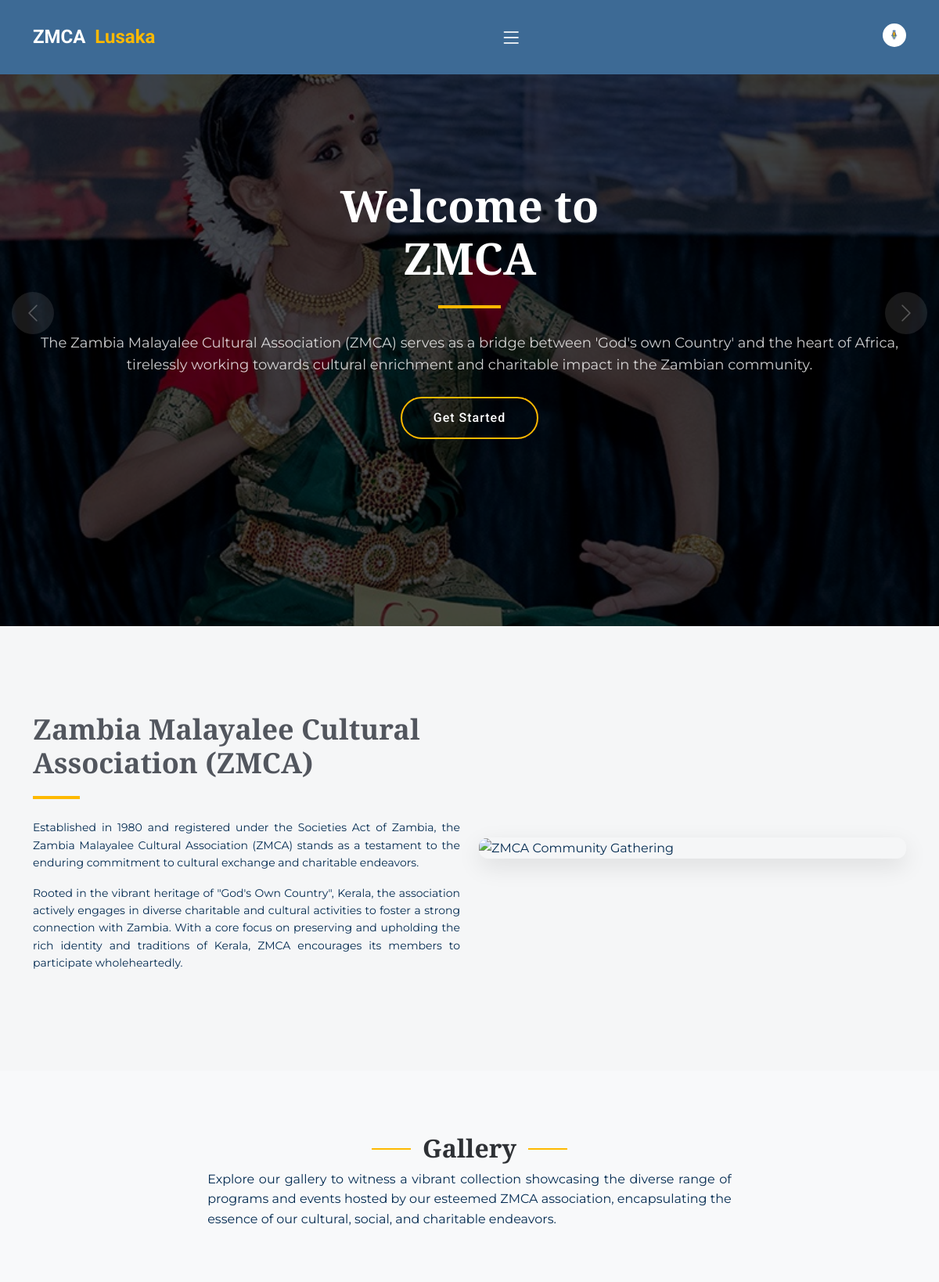
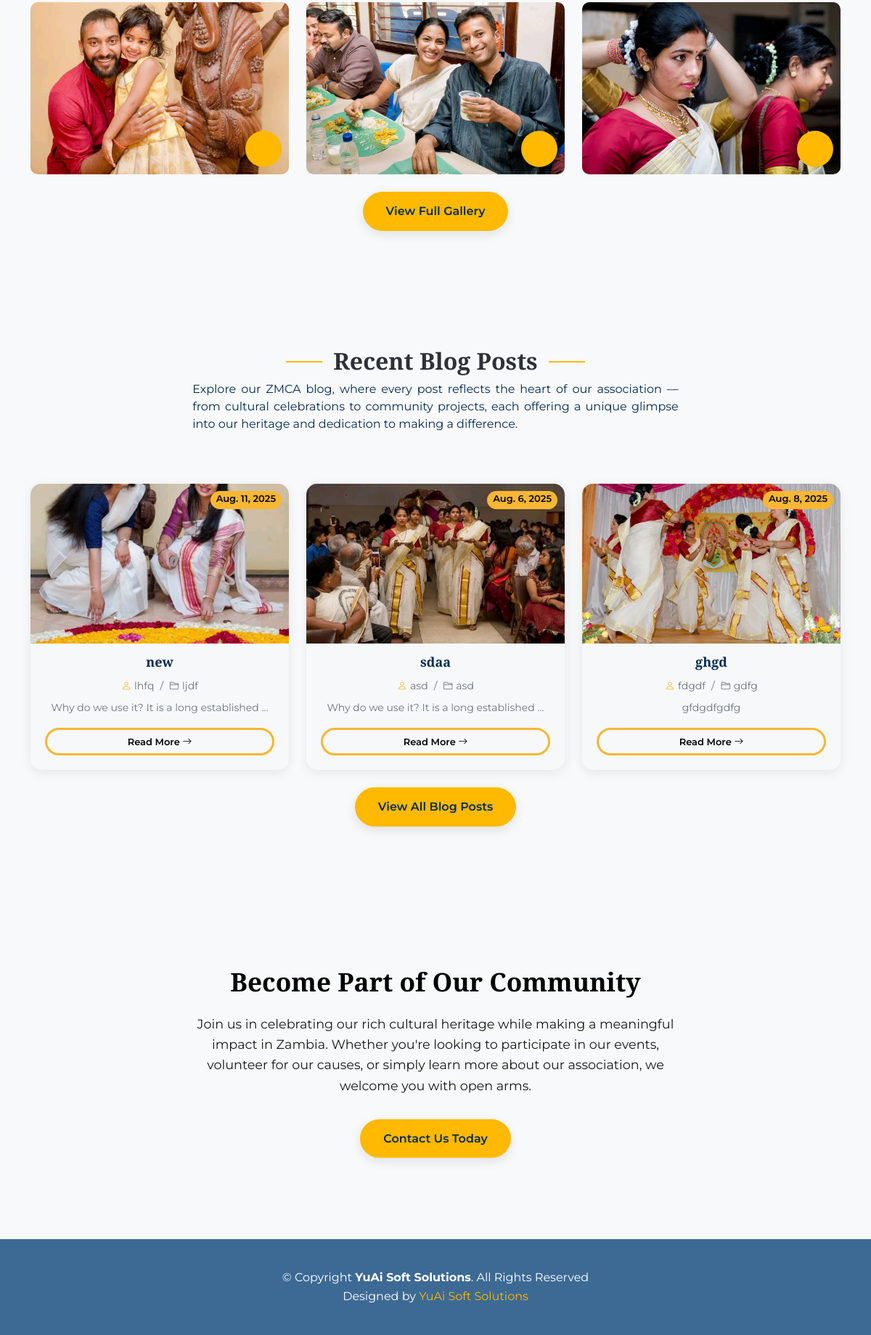
The page / on the database its author committed (2 pictures, top to bottom).
### zmcaadmin/models.py (models this page shows, shortened)
class CarouselImage(models.Model):
    STATUS_CHOICES = (
        ('Active', 'Active'),
        ('Inactive', 'Inactive'),
    )
    title = models.CharField(max_length=100)
    image = models.ImageField(upload_to='carousel_images/')
    status = models.CharField(max_length=10, choices=STATUS_CHOICES, default='Active')

class GalleryItem(models.Model):
    id = models.AutoField(primary_key=True)
    title = models.CharField(max_length=100)
    image = models.ImageField(upload_to='images/')
    description = models.TextField()
    timestamp = models.DateTimeField(auto_now_add=True)
    status = models.CharField(max_length=20)

class Blog(models.Model):
    id = models.AutoField(primary_key=True)
    image = models.ImageField(upload_to='blog_images/')
    title = models.CharField(max_length=100)
    subtitle = models.CharField(max_length=200)
    description = models.TextField()
    date = models.DateField()
    timestamp = models.DateTimeField(auto_now_add=True)
    author_name = models.CharField(max_length=100)
    DRAFT = 'Draft'
    PUBLISHED = 'Published'
    STATUS_CHOICES = [
        (DRAFT, 'Draft'),
        (PUBLISHED, 'Published'),
    ]
    status = models.CharField(max_length=20, choices=STATUS_CHOICES, default=DRAFT)

### zmcaadmin/views.py (the view)
# urls.py: path('', views.index, name='index'),
def index(request):
    current_date = timezone.now()
    current_month_start = datetime(current_date.year, current_date.month, 1)
    current_month_end = datetime(current_date.year, current_date.month + 1, 1) - timedelta(days=1)
    blog_items = Blog.objects.filter(date__range=[current_month_start, current_month_end])
    published_posts = Blog.objects.filter(status='Published').order_by('-timestamp')[:3]
    latest_gallery_items = GalleryItem.objects.order_by('-timestamp')[:9]
    committee_members = CommitteeMember.objects.filter(status='Active')
    carousel_images = CarouselImage.objects.filter(status='Active')
    context = {'published_posts': published_posts,
               'latest_gallery_items':latest_gallery_items,
               'committee_members':committee_members,'carousel_images': carousel_images}
    return render(request, 'landing/index.html', context)

### templates/landing/index.html (shortened to what this page needs)
{% extends 'landing/fcbase.html' %}
{% load static %}
{% block content %}
<link rel="stylesheet" type="text/css" href="{% static 'css/main.css' %}">
<link rel="stylesheet" href="https://cdnjs.cloudflare.com/ajax/libs/intl-tel-input/17.0.8/css/intlTelInput.css">
<section id="hero" class="hero">
  <div class="info d-flex align-items-center">
    <div class="container">
      <div class="row justify-content-center">
        <div class="col-lg-12 text-center">
          <h2>Welcome to <br>ZMCA</h2>
          <p data-aos="fade-up">
            The Zambia Malayalee Cultural Association (ZMCA) serves as a bridge between 'God's own Country' and the heart of Africa, tirelessly working towards cultural enrichment and charitable impact in the Zambian community.
          </p>
          <a data-aos="fade-up" data-aos-delay="200" href="#get-started" class="btn-get-started">Get Started</a>
        </div>
      </div>
    </div>
  </div>
  <div id="hero-carousel" class="carousel slide" data-bs-ride="carousel" data-bs-interval="5000">
    {% for image in carousel_images %}
    <div class="carousel-item {% if forloop.first %}active{% endif %}">
      <img src="{{ image.image.url }}" class="d-block w-100" alt="{{ image.title }}">
    </div>
    {% endfor %}
    <a class="carousel-control-prev" href="#hero-carousel" role="button" data-bs-slide="prev">
      <span class="carousel-control-prev-icon bi bi-chevron-left" aria-hidden="true"></span>
    </a>
    <a class="carousel-control-next" href="#hero-carousel" role="button" data-bs-slide="next">
      <span class="carousel-control-next-icon bi bi-chevron-right" aria-hidden="true"></span>
    </a>
  </div>
</section>
<main id="main">
  <section id="get-started" class="get-started section-bg zoom-effect">
    <div class="container">
      <div class="row align-items-center gy-5">
        <div class="col-lg-6" data-aos="fade-up">
          <div class="content">
            <h3 class="custom-h3">Zambia Malayalee Cultural Association (ZMCA)</h3>
            <div class="animated-paragraph">
              <p style="text-align: justify;">
                Established in 1980 and registered under the Societies Act of Zambia, the Zambia Malayalee Cultural Association (ZMCA) stands as a testament to the enduring commitment to cultural exchange and charitable endeavors.
              </p>
              <p style="text-align: justify;">
                Rooted in the vibrant heritage of "God's Own Country", Kerala, the association actively engages in diverse charitable and cultural activities to foster a strong connection with Zambia. With a core focus on preserving and upholding the rich identity and traditions of Kerala, ZMCA encourages its members to participate wholeheartedly.
              </p>
            </div>
          </div>
        </div>
        <div class="col-lg-6 d-flex justify-content-center" data-aos="fade-left">
          <div class="image-section">
            <img src="{% static 'img/peoplei.jpg' %}" alt="ZMCA Community Gathering">
          </div>
        </div>
      </div>
    </div>
  </section>
<section id="projects" class="projects">
  <div class="container" data-aos="fade-up">
    <div class="section-header">
      <h2>Gallery</h2>
      <p style="text-align: justify;">
        Explore our gallery to witness a vibrant collection showcasing the diverse range of programs and events hosted by our esteemed ZMCA association, encapsulating the essence of our cultural, social, and charitable endeavors.
      </p>
    </div>
    <div class="row gy-4 portfolio-container">
      {% for item in latest_gallery_items|slice:":3" %}
      <div class="col-xl-4 col-md-6 post-item" data-aos="fade-up" data-aos-delay="100">
        <div class="portfolio-content">
          <img src="{{ item.image.url }}" class="img-fluid portfolio-image" alt="{{ item.title }}">
          <span class="yellow-dot"></span>
        </div>
      </div>
      {% endfor %}
    </div>
    <div class="text-center mt-4">
      <a href="{% url 'gallerycommon' %}" class="cta-button">View Full Gallery</a>
    </div>
  </div>
</section>
<section id="recent-blog-posts" class="recent-blog-posts">
  <div class="container" data-aos="fade-up">
    <div class="section-header">
      <h2 class="text-center">Recent Blog Posts</h2>
      <p style="text-align: justify; line-height: 1.5;">
        Explore our ZMCA blog, where every post reflects the heart of our association — from cultural celebrations to community projects, each offering a unique glimpse into our heritage and dedication to making a difference.
      </p>
    </div>
    <div class="row gy-4">
      {% for blog in published_posts|slice:":3" %}
        {% if blog.status == 'Published' %}
          <div class="col-xl-4 col-md-6">
            <div class="blog-card zoom-effect">
              <div class="blog-card-img">
                <img src="{{ blog.image.url }}" alt="{{ blog.title }}">
                <span class="post-date">{{ blog.date }}</span>
              </div>
              <div class="blog-card-content">
                <h3 class="post-title">{{ blog.title|truncatewords:5 }}</h3>
                <div class="meta d-flex justify-content-center align-items-center flex-wrap small text-muted mb-2">
                  <span><i class="bi bi-person me-1" style="color: var(--accent);"></i>{{ blog.author_name }}</span>
                  <span class="mx-2">/</span>
                  <span><i class="bi bi-folder2 me-1"></i>{{ blog.subtitle|truncatewords:4 }}</span>
                </div>
                <p class="text-muted small">{{ blog.description|truncatewords:10 }}</p>
                <a href="{% url 'blogsdetail' blog.id %}" class="readmore">Read More <i class="bi bi-arrow-right"></i></a>
              </div>
            </div>
          </div>
        {% endif %}
      {% endfor %}
    </div>
    <div class="text-center mt-4">
      <a href="{% url 'blogs' %}" class="cta-button">View All Blog Posts</a>
    </div>
  </div>
</section>
  <section class="cta-section">
    <div class="container">
      <div class="cta-content">
        <h2 class="cta-title">Become Part of Our Community</h2>
        <p class="cta-text">
          Join us in celebrating our rich cultural heritage while making a meaningful impact in Zambia. Whether you're looking to participate in our events, volunteer for our causes, or simply learn more about our association, we welcome you with open arms.
        </p>
        <a href="{% url 'contactus' %}" class="cta-button">Contact Us Today</a>
      </div>
    </div>
  </section>
</main>
{% endblock %}

### static/css/main.css (style rules this page uses)
:root { --font-default: "Open Sans", system-ui, -apple-system, "Segoe UI", Roboto, "Helvetica Neue", Arial, "Noto Sans", "Liberation Sans", sans-serif, "Apple Color Emoji", "Segoe UI Emoji", "Segoe UI Symbol", "Noto Color Emoji"; --font-primary: "Roboto", sans-serif; --font-secondary: "Work Sans", sans-serif; }
:root { --color-default: #364d59; --color-primary: #feb900; --color-secondary: #52565e; }
:root { scroll-behavior: smooth; }
body { font-family: var(--font-default); color: var(--color-default); overflow-x: hidden; }
a { color: var(--color-primary); text-decoration: none; }
h1, h2, h3, h4, h5, h6 { font-family: var(--font-primary); }
section { padding: 80px 0; overflow: hidden; }
.section-bg { background-color: #f5f6f7; }
.section-header { text-align: center; padding-bottom: 70px; }
.section-header h2 { font-size: 32px; font-weight: 700; position: relative; color: #2e3135; }
.section-header h2:before, .section-header h2:after { content: ""; width: 50px; height: 2px; background: var(--color-primary); display: inline-block; }
.section-header h2:before { margin: 0 15px 10px 0; }
.section-header h2:after { margin: 0 0 10px 15px; }
.section-header p { margin: 0 auto 0 auto; }
@media (min-width: 1199px) { .section-header p { max-width: 60%; } }
.get-started .content { padding: 30px 0; }
.get-started .content h3 { font-size: 36px; color: var(--color-secondary); font-weight: 600; margin-bottom: 25px; padding-bottom: 25px; position: relative; }
.get-started .content h3:after { content: ""; position: absolute; display: block; width: 60px; height: 4px; background: var(--color-primary); left: 0; bottom: 0; }
.get-started .content p { font-size: 14px; }
.projects .portfolio-content { position: relative; overflow: hidden; }
.projects .portfolio-content img { transition: 0.3s; }
.hero { overflow-x: hidden; padding: 0; }
.hero .carousel { width: 100%; min-height: 100vh; padding: 80px 0; margin: 0; position: relative; }
.hero .carousel-item { position: absolute; inset: 0; background-size: cover; background-position: center; background-repeat: no-repeat; overflow: hidden; z-index: 1; transition-duration: 0.4s; }
.hero .carousel-item::before { content: ""; background-color: rgba(0, 0, 0, 0.7); position: absolute; inset: 0; }
.hero .info { position: absolute; inset: 0; z-index: 2; }
.hero .info h2 { color: #fff; margin-bottom: 30px; padding-bottom: 30px; font-size: 56px; font-weight: 700; position: relative; }
.hero .info h2:after { content: ""; position: absolute; display: block; width: 80px; height: 4px; background: var(--color-primary); left: 0; right: 0; bottom: 0; margin: auto; }
.hero .info p { color: rgba(255, 255, 255, 0.8); font-size: 18px; }
.hero .info .btn-get-started { font-family: var(--font-primary); font-weight: 500; font-size: 16px; letter-spacing: 1px; display: inline-block; padding: 12px 40px; border-radius: 50px; transition: 0.5s; margin: 10px; color: #fff; border: 2px solid var(--color-primary); }
.hero .carousel-control-prev { justify-content: start; }
@media (min-width: 640px) { .hero .carousel-control-prev { padding-left: 15px; } }
.hero .carousel-control-next { justify-content: end; }
@media (min-width: 640px) { .hero .carousel-control-next { padding-right: 15px; } }
.hero .carousel-control-next-icon, .hero .carousel-control-prev-icon { background: none; font-size: 26px; line-height: 0; background: rgba(255, 255, 255, 0.2); color: rgba(255, 255, 255, 0.6); border-radius: 50px; width: 54px; height: 54px; display: flex; align-items: center; justify-content: center; }
.hero .carousel-control-prev, .hero .carousel-control-next { z-index: 3; transition: 0.3s; }

### rows shown on the page
CarouselImage: image (picture)
GalleryItem: image (picture)
GalleryItem: image (picture)
GalleryItem: image (picture)
Blog: image (picture), date "Aug. 11, 2025", title "new", author_name "lhfq", subtitle "ljdf", description "Why do we use it? It is a long established …"
Blog: image (picture), date "Aug. 6, 2025", title "sdaa", author_name "asd", subtitle "asd", description "Why do we use it? It is a long established …"
Blog: image (picture), date "Aug. 8, 2025", title "ghgd", author_name "fdgdf", subtitle "gdfg", description "gfdgdfgdfg"
